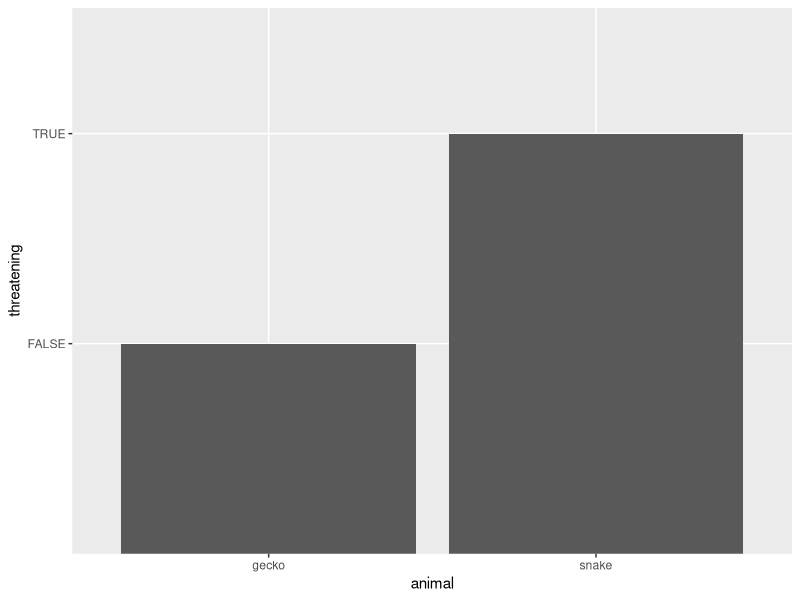

Here is the R script that generated this plot:
## ---- chunk 1
# load any other packages and read data here
library(tidyverse)
## ---- chunk 2
#| echo: true
my_df <- tibble(animal = c('snake', 'gecko'),
                threatening = c(TRUE, FALSE))

my_df
## ---- chunk 3
my_df %>% knitr::kable()
## ---- chunk 4
#| fig-width: 4
#| fig-height: 3
#| fig-align: left
#| fig-cap: A terrible plot.

my_df %>% 
  ggplot(aes(x = animal, y = threatening)) + 
  geom_col()
